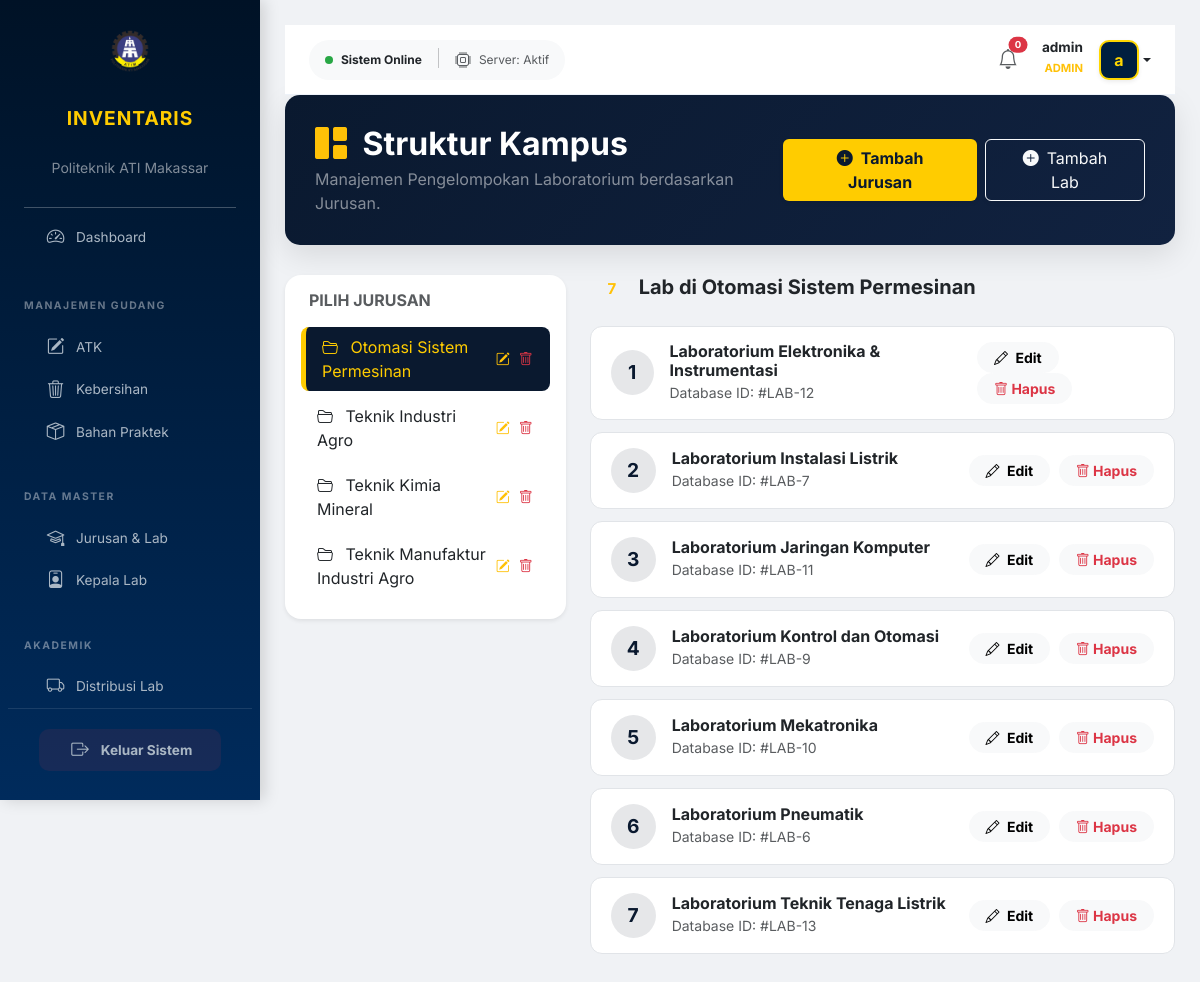
/modules/bahan-praktek/jurusan.php (signed in), run on the app's committed database.
### tables this page shows
CREATE TABLE `jurusan` (
  `id_jurusan` int NOT NULL,
  `nama_jurusan` varchar(100) DEFAULT NULL
);

CREATE TABLE `lab` (
  `id_lab` int NOT NULL,
  `id_jurusan` int DEFAULT NULL,
  `nama_lab` varchar(100) DEFAULT NULL
);

### modules/bahan-praktek/jurusan.php (the view, shortened to what this page needs)
<?php
include "../../config/database.php";
?>
<!DOCTYPE html>
<html lang="id">
<head>
    <link href="https://cdn.jsdelivr.net/npm/bootstrap@5.3.0/dist/css/bootstrap.min.css" rel="stylesheet">
    <link rel="stylesheet" href="https://cdn.jsdelivr.net/npm/bootstrap-icons@1.11.1/font/bootstrap-icons.css">
    <link href="../../assets/css/style.css" rel="stylesheet">
</head>
<body>
    <?php include "../../includes/sidebar.php"; ?>
    <div class="main-content" style="margin-left: 260px; padding: 25px;">
        <?php include "../../includes/header.php"; ?>
        <div class="header-section d-flex justify-content-between align-items-center">
            <div>
                <h2 class="fw-bold mb-1"><i class="bi bi-grid-1x2-fill me-2 text-warning"></i> Struktur Kampus</h2>
                <p class="mb-0 text-white-50">Manajemen Pengelompokan Laboratorium berdasarkan Jurusan.</p>
            </div>
            <div class="d-flex gap-2">
                <button class="btn btn-gold px-4 shadow-sm" data-bs-toggle="modal" data-bs-target="#modalJurusan">
                    <i class="bi bi-plus-circle-fill me-2"></i>Tambah Jurusan
                </button>
                <button class="btn btn-outline-light px-4 shadow-sm" data-bs-toggle="modal" data-bs-target="#modalLab">
                    <i class="bi bi-plus-circle-fill me-2"></i>Tambah Lab
                </button>
            </div>
        </div>
        <div class="row">
            <div class="col-md-4">
                <div class="card border-0 shadow-sm p-3 rounded-4">
                    <h6 class="fw-bold text-muted mb-3 px-2">PILIH JURUSAN</h6>
                    <div class="list-group list-group-flush" id="list-tab" role="tablist">
                        <?php
                        $no_j = 0;
                        $qj = mysqli_query($conn, "SELECT * FROM jurusan ORDER BY nama_jurusan ASC");
                        while($rj = mysqli_fetch_assoc($qj)):
                            $active = ($no_j == 0) ? "active" : "";
                        ?>
                        <div class="list-group-item list-group-item-action <?= $active ?> d-flex justify-content-between align-items-center"
                           id="list-j-<?= $rj['id_jurusan'] ?>-list"
                           data-bs-toggle="list"
                           role="tab"
                           href="#list-j-<?= $rj['id_jurusan'] ?>">
                            <span><i class="bi bi-folder2-open me-2"></i> <?= $rj['nama_jurusan'] ?></span>
                            <div class="btn-group">
                                <button class="btn btn-sm text-warning p-0 me-2" data-bs-toggle="modal" data-bs-target="#editJurusan<?= $rj['id_jurusan'] ?>"><i class="bi bi-pencil-square"></i></button>
                                <button class="btn btn-sm text-danger p-0" onclick="hapusData(<?= $rj['id_jurusan'] ?>, 'jurusan')"><i class="bi bi-trash"></i></button>
                            </div>
                        </div>
                        <?php $no_j++; endwhile; ?>
                    </div>
                </div>
            </div>
            <div class="col-md-8">
                <div class="tab-content" id="nav-tabContent">
                    <?php
                    $no_c = 0;
                    mysqli_data_seek($qj, 0);
                    while($rj = mysqli_fetch_assoc($qj)):
                        $active_pane = ($no_c == 0) ? "show active" : "";
                        $id_j = $rj['id_jurusan'];
                        $q_lab = mysqli_query($conn, "SELECT * FROM lab WHERE id_jurusan = '$id_j' ORDER BY nama_lab ASC");
                    ?>
                    <div class="tab-pane fade <?= $active_pane ?>" id="list-j-<?= $rj['id_jurusan'] ?>" role="tabpanel">
                        <div class="d-flex justify-content-between align-items-center mb-3 px-2">
                            <h5 class="fw-bold text-navy-deep">
                                <span class="badge bg-navy-deep text-warning me-2"><?= mysqli_num_rows($q_lab) ?></span>
                                Lab di <?= $rj['nama_jurusan'] ?>
                            </h5>
                        </div>
                        <?php if(mysqli_num_rows($q_lab) > 0): ?>
                            <?php $no_lab = 1; while($rl = mysqli_fetch_assoc($q_lab)): ?>
                            <div class="lab-item d-flex justify-content-between align-items-center">
                                <div class="d-flex align-items-center">
                                    <div class="icon-circle me-3"><?= $no_lab++ ?></div>
                                    <div>
                                        <h6 class="mb-0 fw-bold"><?= $rl['nama_lab'] ?></h6>
                                        <small class="text-muted">Database ID: #LAB-<?= $rl['id_lab'] ?></small>
                                    </div>
                                </div>
                                <div>
                                    <button class="btn btn-sm btn-light rounded-pill px-3 me-1 fw-bold" data-bs-toggle="modal" data-bs-target="#editLab<?= $rl['id_lab'] ?>">
                                        <i class="bi bi-pencil me-1"></i> Edit
                                    </button>
                                    <button class="btn btn-sm btn-light rounded-pill px-3 text-danger fw-bold" onclick="hapusData(<?= $rl['id_lab'] ?>, 'lab')">
                                        <i class="bi bi-trash"></i> Hapus
                                    </button>
                                </div>
                            </div>
                            <?php endwhile; ?>
                        <?php endif; ?>
                    </div>
                    <?php $no_c++; endwhile; ?>
                </div>
            </div>
        </div>
    </div>
</body>
</html>

### assets/css/style.css (style rules this page uses)
:root { --primary-blue: #002b5c; --dark-blue: #001226; --accent-yellow: #FFD700; --text-gray: #aab7c4; --hover-bg: rgba(255, 255, 255, 0.08); --sidebar-width: 260px; }
body { font-family: 'Inter', sans-serif; background-color: #f8f9fa; margin: 0; overflow-x: hidden; }

### modules/bahan-praktek/jurusan.php (style rules this page uses)
:root { --navy-deep: #0a192f; --gold-accent: #ffcc00; }
body { background-color: #f0f2f5; }
.list-group-item.active { background-color: var(--navy-deep) !important; border-color: var(--navy-deep) !important; color: var(--gold-accent) !important; border-left: 5px solid var(--gold-accent) !important; }
.list-group-item { border: none; margin-bottom: 5px; border-radius: 8px !important; transition: 0.3s; cursor: pointer; }
.lab-item { background: white; border-radius: 12px; padding: 15px 20px; margin-bottom: 12px; border: 1px solid #e1e4e8; transition: transform 0.2s; }
.icon-circle { width: 45px; height: 45px; background: rgba(10, 25, 47, 0.1); color: var(--navy-deep); border-radius: 50%; display: flex; align-items: center; justify-content: center; font-size: 1.2rem; font-weight: bold; }
.btn-gold { background-color: var(--gold-accent); color: var(--navy-deep); font-weight: 700; border: none; }
.header-section { background: linear-gradient(135deg, var(--navy-deep) 0%, #112240 100%); color: white; padding: 30px; border-radius: 15px; margin-bottom: 30px; box-shadow: 0 10px 30px rgba(0,0,0,0.1); }

### data on the page
jurusan: nama_jurusan "Otomasi Sistem Permesinan", mysqli_num_rows($q_lab) "7"
jurusan: nama_jurusan "Teknik Industri Agro"
jurusan: nama_jurusan "Teknik Kimia Mineral"
jurusan: nama_jurusan "Teknik Manufaktur Industri Agro"
lab: nama_lab "Laboratorium Elektronika & Instrumentasi", id_lab "12"
lab: nama_lab "Laboratorium Instalasi Listrik", id_lab "7"
lab: nama_lab "Laboratorium Jaringan Komputer", id_lab "11"
lab: nama_lab "Laboratorium Kontrol dan Otomasi", id_lab "9"
lab: nama_lab "Laboratorium Mekatronika", id_lab "10"
lab: nama_lab "Laboratorium Pneumatik", id_lab "6"
lab: nama_lab "Laboratorium Teknik Tenaga Listrik", id_lab "13"

### other printed values
$stok_menipis "0"
$_SESSION['nama'] "admin"
$_SESSION['role'] "ADMIN"
substr($_SESSION['nama'] ?? 'A', 0, 1) "a"
